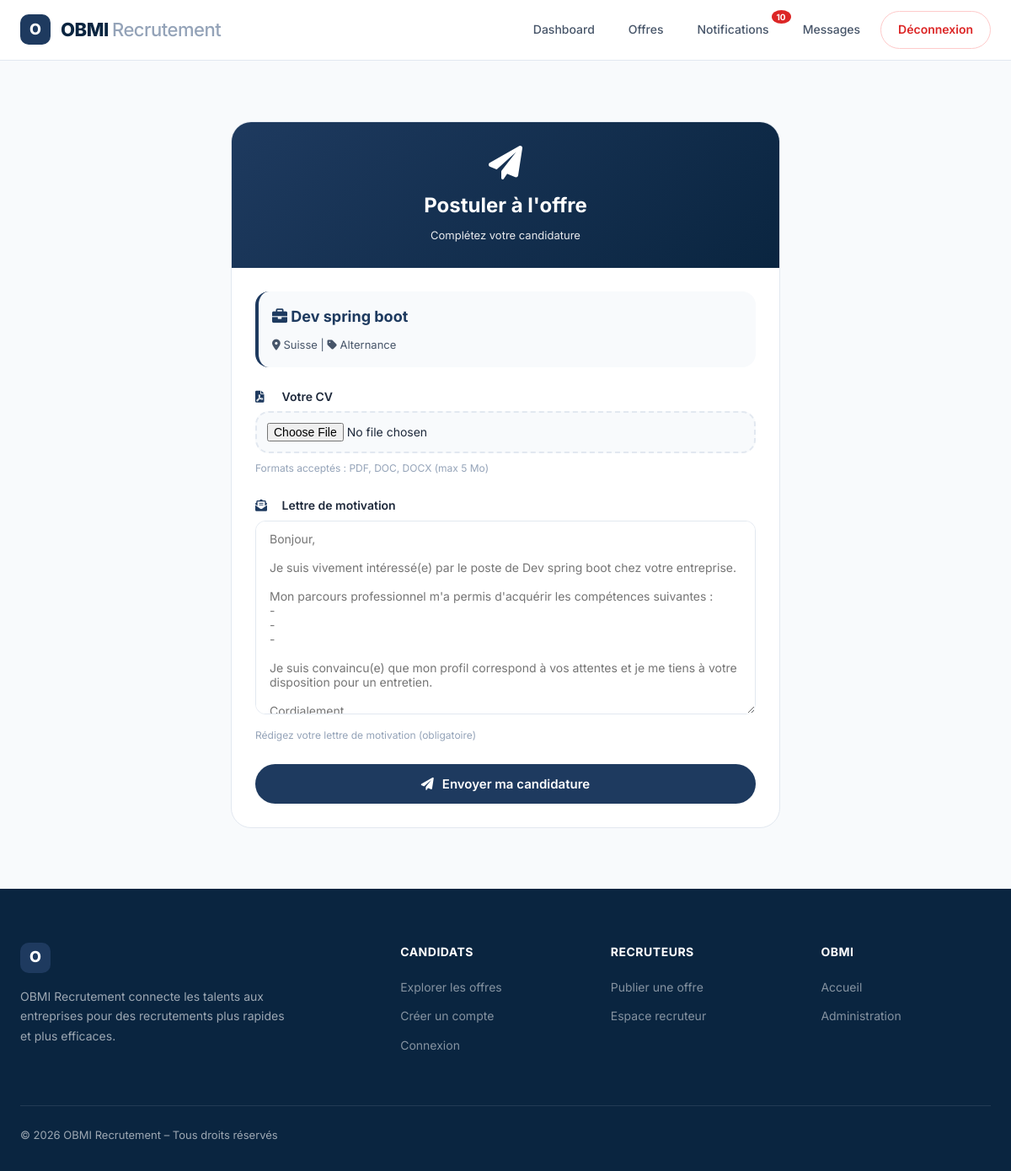
Page /postuler/7/ (signed in) on the earlier database version.
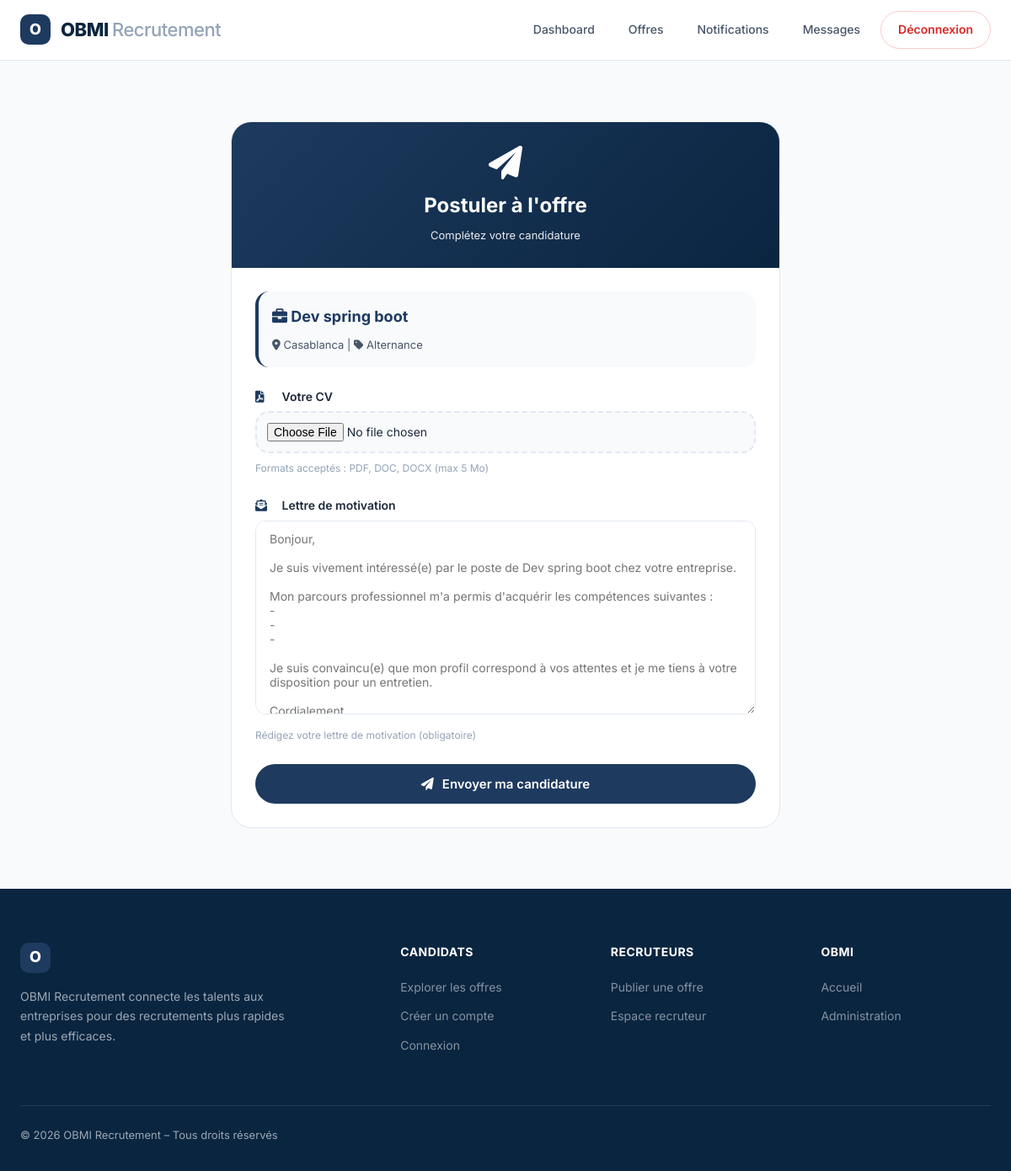
Same page on the later database version.
### candidature/models.py (models this page shows, shortened)
class Offre(models.Model):
    CONTRAT_CHOICES = [
        ('CDI', 'CDI'),
        ('CDD', 'CDD'),
        ('Stage', 'Stage'),
        ('Alternance', 'Alternance'),
    ]
    titre = models.CharField(max_length=200)
    description = models.TextField()
    lieu = models.CharField(max_length=100)
    type_contrat = models.CharField(max_length=20, choices=CONTRAT_CHOICES, default='CDI')
    datePublication = models.DateTimeField(auto_now_add=True)
    date_expiration = models.DateField(null=True, blank=True)
    recruteur = models.ForeignKey(Recruteur, on_delete=models.CASCADE, related_name='offres')

class Utilisateur(AbstractUser):
    ROLE_CHOICES = [
        ('candidat', 'Candidat'),
        ('recruteur', 'Recruteur'),
        ('admin', 'Administrateur'),
    ]
    nom = models.CharField(max_length=100)
    prenom = models.CharField(max_length=100)
    email = models.EmailField(unique=True)
    motDePasse = models.CharField(max_length=128)
    dateCreation = models.DateTimeField(auto_now_add=True)
    statut = models.CharField(max_length=50, default='actif')
    role = models.CharField(max_length=20, choices=ROLE_CHOICES, default='candidat')
    photo = models.ImageField(upload_to='photos/', blank=True, null=True)

### candidature/views.py (the view, shortened to what this page needs)
# urls.py: path('postuler/<int:offre_id>/', views.postuler, name='postuler'),
def postuler(request, offre_id):
    if not request.user.is_authenticated:
        from django.contrib.auth.views import redirect_to_login
        return redirect_to_login(request.get_full_path(), login_url='/login/')
    if request.user.role != 'candidat':
        return redirect('dashboard')
    try:
        offre = Offre.objects.get(id=offre_id)
    except Offre.DoesNotExist:
        return redirect('liste_offres')
    try:
        candidat = Candidat.objects.get(utilisateur=request.user)
    except Candidat.DoesNotExist:
        return redirect('dashboard')
    deja_postule = Candidature.objects.filter(candidat=candidat, offre=offre).exists()
    return render(request, 'candidature/postuler.html', {'offre': offre})

### candidature/context_processors.py (called while the page is built)
def notifications_context(request):
    if request.user.is_authenticated:
        return {
            'unread_messages': Message.objects.filter(destinataire=request.user, lu=False).count(),
            'unread_notifications': Notification.objects.filter(utilisateur=request.user, lu=False).count(),
        }
    return {'unread_messages': 0, 'unread_notifications': 0}

### candidature/templates/candidature/postuler.html (shortened to what this page needs)
{% extends 'candidature/base.html' %}
{% block content %}
<div class="page-content">
    <div class="container-narrow">
        <div class="form-card">
            <div class="form-header">
                <i class="fas fa-paper-plane"></i>
                <h1>Postuler à l'offre</h1>
                <p>Complétez votre candidature</p>
            </div>
            <div class="form-body">
                <div class="offre-info">
                    <h3><i class="fas fa-briefcase"></i> {{ offre.titre }}</h3>
                    <p><i class="fas fa-map-marker-alt"></i> {{ offre.lieu }} | <i class="fas fa-tag"></i> {{ offre.type_contrat }}</p>
                </div>
                <form method="post" enctype="multipart/form-data">
                    <div class="form-group">
                        <label><i class="fas fa-file-pdf"></i> Votre CV</label>
                        <input type="file" name="cv" accept=".pdf,.doc,.docx" required>
                        <div class="help-text">Formats acceptés : PDF, DOC, DOCX (max 5 Mo)</div>
                    </div>
                    <div class="form-group">
                        <label><i class="fas fa-envelope-open-text"></i> Lettre de motivation</label>
                        <textarea name="lettre_motivation" rows="12" placeholder="Bonjour,
Je suis vivement intéressé(e) par le poste de {{ offre.titre }} chez votre entreprise.
Mon parcours professionnel m'a permis d'acquérir les compétences suivantes :
-
-
-
Je suis convaincu(e) que mon profil correspond à vos attentes et je me tiens à votre disposition pour un entretien.
Cordialement,
{{ user.prenom }} {{ user.nom }}" required></textarea>
                        <div class="help-text">Rédigez votre lettre de motivation (obligatoire)</div>
                    </div>
                    <button type="submit" class="btn-submit">
                        <i class="fas fa-paper-plane"></i> Envoyer ma candidature
                    </button>
                </form>
            </div>
        </div>
    </div>
</div>
{% endblock %}

Differences in the rows shown:
changed Offre "Dev spring boot": lieu "Suisse" → "Casablanca"
Other differences:
{{ unread_notifications }}: "10" → (not shown)
